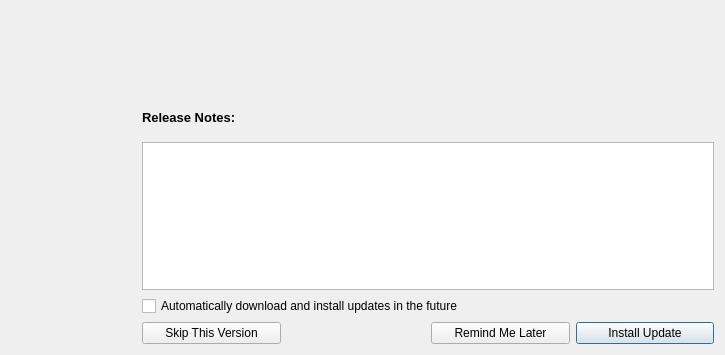
<?xml version="1.0" encoding="UTF-8"?>
<ui version="4.0">
 <class>SoftwareUpdateDialog</class>
 <widget class="QDialog" name="SoftwareUpdateDialog">
  <property name="windowModality">
   <enum>Qt::ApplicationModal</enum>
  </property>
  <property name="geometry">
   <rect>
    <x>0</x>
    <y>0</y>
    <width>725</width>
    <height>355</height>
   </rect>
  </property>
  <property name="windowTitle">
   <string>Software Update</string>
  </property>
  <layout class="QGridLayout" name="gridLayout">
   <item row="0" column="0">
    <layout class="QGridLayout" name="mainLayout">
     <item row="3" column="1" colspan="4">
      <widget class="QTextEdit" name="releaseNotesTxtBox">
       <property name="readOnly">
        <bool>true</bool>
       </property>
      </widget>
     </item>
     <item row="2" column="1" colspan="4">
      <widget class="QLabel" name="releaseNotesConst">
       <property name="font">
        <font>
         <pointsize>10</pointsize>
         <weight>75</weight>
         <bold>true</bold>
        </font>
       </property>
       <property name="text">
        <string>Release Notes:</string>
       </property>
      </widget>
     </item>
     <item row="0" column="1" colspan="4">
      <widget class="QLabel" name="titleLbl">
       <property name="font">
        <font>
         <pointsize>12</pointsize>
         <weight>75</weight>
         <bold>true</bold>
        </font>
       </property>
       <property name="text">
        <string/>
       </property>
      </widget>
     </item>
     <item row="0" column="0" rowspan="3">
      <widget class="QLabel" name="softwareIcon">
       <property name="minimumSize">
        <size>
         <width>125</width>
         <height>125</height>
        </size>
       </property>
       <property name="maximumSize">
        <size>
         <width>125</width>
         <height>125</height>
        </size>
       </property>
       <property name="text">
        <string/>
       </property>
       <property name="scaledContents">
        <bool>true</bool>
       </property>
       <property name="alignment">
        <set>Qt::AlignCenter</set>
       </property>
      </widget>
     </item>
     <item row="1" column="1" colspan="4">
      <widget class="QLabel" name="descLbl">
       <property name="font">
        <font>
         <pointsize>10</pointsize>
         <weight>50</weight>
         <bold>false</bold>
        </font>
       </property>
       <property name="text">
        <string/>
       </property>
       <property name="alignment">
        <set>Qt::AlignLeading|Qt::AlignLeft|Qt::AlignVCenter</set>
       </property>
       <property name="wordWrap">
        <bool>true</bool>
       </property>
      </widget>
     </item>
     <item row="5" column="4">
      <widget class="QPushButton" name="installUpdateBtn">
       <property name="text">
        <string>Install Update</string>
       </property>
      </widget>
     </item>
     <item row="5" column="3">
      <widget class="QPushButton" name="remindMeLater">
       <property name="text">
        <string>Remind Me Later</string>
       </property>
      </widget>
     </item>
     <item row="5" column="1">
      <widget class="QPushButton" name="skipVersionBtn">
       <property name="text">
        <string>Skip This Version</string>
       </property>
      </widget>
     </item>
     <item row="4" column="1" colspan="4">
      <widget class="QCheckBox" name="autoUpdateCheckBox">
       <property name="text">
        <string>Automatically download and install updates in the future</string>
       </property>
      </widget>
     </item>
    </layout>
   </item>
  </layout>
 </widget>
 <resources/>
 <connections/>
</ui>
